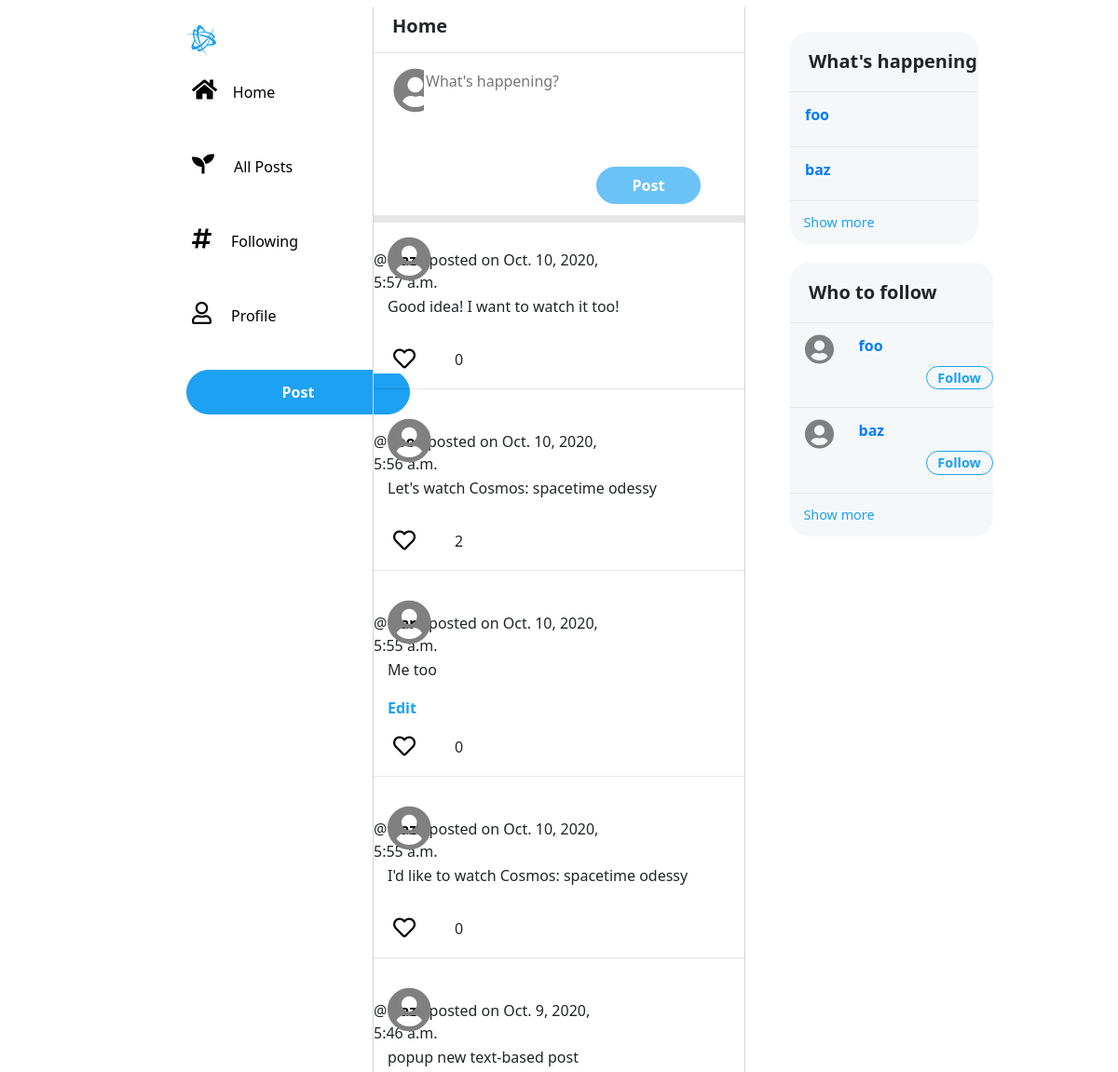
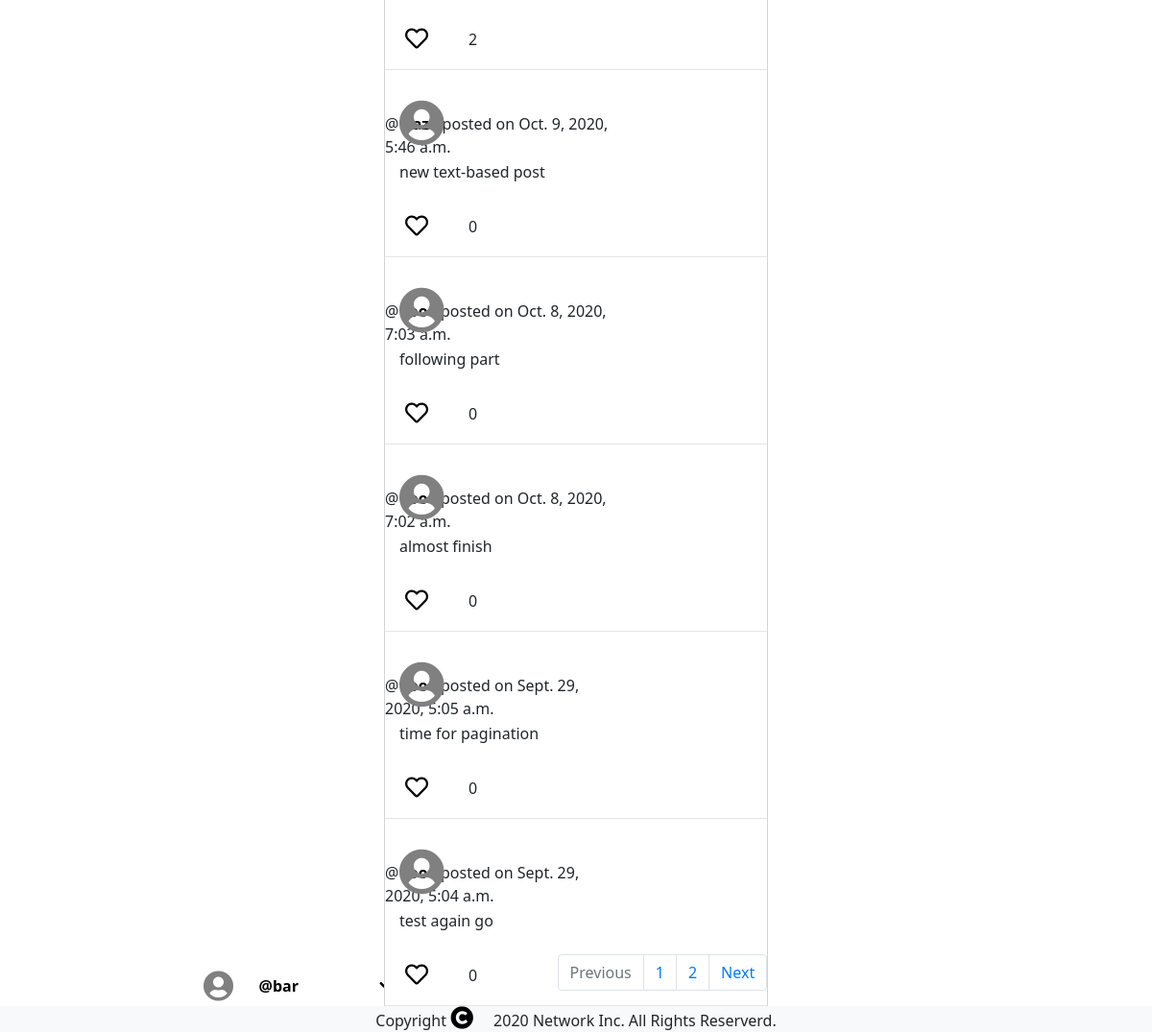
Screenshot of / (signed in) with the database file from the repository (2 pictures, top to bottom).
### network/models.py (models this page shows, shortened)
class User(AbstractUser):
    pass

class Post(models.Model):
    user = models.ForeignKey("User", on_delete=models.CASCADE, related_name="posts")
    content = models.TextField()
    timestamp = models.DateTimeField(auto_now_add=True)
    like_count = models.IntegerField(default=0)

### network/views.py (the view, shortened to what this page needs)
# urls.py: path("", views.index, name="index"),
def index(request):
    if request.user.is_authenticated:
        all_users = User.objects.all()
        users = []
        present_user = User.objects.get(username=request.user)
        for all_user in all_users:
            if all_user != present_user and all_user.username != "admin":
                users.append(all_user)
        posts = Post.objects.all().order_by("-timestamp")
        p = Paginator(posts, 10)
        page_number = request.GET.get("page")
        page_obj = p.get_page(page_number)
        return render(
            request,
            "network/index.html",
            {
                "posts": posts,
                "post": CreatePost(),
                "users": users,
                "page_obj": page_obj,
            },
        )
    else:
        return HttpResponseRedirect(reverse("login"))

### network/models.py
class CreatePost(ModelForm):
    class Meta:
        model = Post
        fields = ["content"]
        widgets = {
            "content": Textarea(
                attrs={
                    "placeholder": "What's happening?",
                    "class": "both_postform",
                }
            )
        }

### network/templates/network/index.html (shortened to what this page needs)
{% extends "network/layout.html" %}
{% load static %}
{% block body %}
<div id="home_view" class="middle_cell">
    <h5 id="test"><strong>Home</strong></h5>
</div>
<div id="happening_form" class="middle_cell">
    <div class="row">
        <div class="col-1">
        </div>
        <div class="col-11">
            <form action="{% url 'index' %}" method="post" id="upper_post_form" onsubmit="function submit_post();">
                {{ post.content }}
                <br />
                <input type='submit' class="btn" id="upper_new_post" value="Post">
            </form>
        </div>
    </div>
</div>
<div class="rows_container">
    {% for post in page_obj %}
    <div><i class=" fa fa-user-circle fa-3x" aria-hidden="true"></i></div>
    <div>
        <span>@
            <a id="other_profile{{ post.id }}" class="user_link" href="{% url 'user_profile' post.user %}">
                {{ post.user }}
            </a>
            - posted on
            {{ post.timestamp }}
        </span>
        <p id="post_paragraph{{ post.id }}" class="post_paragraph">{{ post.content }}</p>
        {% if post.user == request.user %}
        <button class="post_edit" onClick="edit('{{ post.id }}')" id="post_button{{ post.id }}"><input
                id="input_id{{ post.id }}" type="hidden" value="{{ post.id }}">Edit</button>
        {% endif %}
        <div class="like_div">
            <form class="edit_like like_form" method="post">
                <button class="like_button" id="like_button{{ post.id }}"
                    onClick="like('{{ post.id }}', '{{ request.user.id }}')" type="submit" name="place_like">
                    <i class="far fa-heart" aria-hidden></i>
                </button>
                <p id="count{{ post.id }}" class="like_count">{{ post.like_count }}</p>
            </form>
        </div>
        <hr />
    </div>
    {% endfor %}
</div>
{% endblock %}

### network/templates/network/layout.html (shortened to what this page needs)
{% load static %}
<!DOCTYPE html>
<html lang="en">
<head>
    <link rel="stylesheet" href="https://use.fontawesome.com/releases/v5.13.0/css/all.css">
    <link rel="stylesheet" href="https://stackpath.bootstrapcdn.com/bootstrap/4.4.1/css/bootstrap.min.css"
>
    <link href="{% static 'network/styles.css' %}" rel="stylesheet">
</head>
<body class="main_container">
    <div class="row">
        <div class="col-4">
            <div id="left_container" class="row">
                <div class="col-6">
                </div>
                <nav class="navbar-light" class="col-6">
                    <p><i class="fab fa-battle-net"></i></p>
                    <a href="{% url 'index' %}"><button id="home" class="inline_display button_margin"><i
                                class="fas fa-home"></i>Home</button></a>
                    <div>
                        <ul class="navbar-nav mr-auto">
                            <li class="nav-item">
                                <a href="{% url 'index' %}"><button id="all_posts"
                                        class="inline_display button_margin"><i class="fas fa-seedling"></i>
                                        All
                                        Posts</button></a>
                            </li>
                            {% if user.is_authenticated %}
                            <li class="nav-item">
                                <a href="{% url 'following_index' %}"><button id="following"
                                        class="inline_display button_margin"><i class="fas fa-hashtag"></i>
                                        Following</button></a>
                            </li>
                            <li class="nav-item">
                                <a href="{% url 'user_profile' request.user %}"><button id="profile"
                                        class="inline_display button_margin"><i class="far fa-user"></i>
                                        Profile</button></a>
                            </li>
                            <li class="nav-item">
                                <input type="submit" value="Post" class="btn" onclick="popup()" id="new_post">
                            </li>
                            {% endif %}
                            {% if user.is_authenticated %}
                            <div class="dropdown user_account">
                                <button id="left_corner_user" class="btn btn-secondary dropdown-toggle inline_display"
                                    type="button" id="dropdownMenuButton" data-toggle="dropdown" aria-haspopup="true"
                                    aria-expanded="false">
                                    <i class="fa fa-user-circle fa-2x" aria-hidden="true"></i>
                                    <span id="dropdown_user"><strong>@{{ request.user }}</strong>
                                        </span>
                                </button>
                            </div>
                            {% endif %}
                        </ul>
                    </div>
                </nav>
            </div>
        </div>
        <div id="middle_container" class="col-4">
            {% block body %}
            {% endblock %}
        </div>
        <div class="right_container col-4">
            <div class="row upper">
                <div class="who_to_follow_container">
                    <div class="follow_border">
                        <h5>What's happening</h5>
                    </div>
                    {% for user in users %}
                    <a class="follow_link" href="#">
                        <div class="follow_options follow_border">
                            <span class="follow_user">{{ user.username }}</span>
                        </div>
                    </a>
                    {% endfor %}
                    <div id="show_more">
                        <a href="#">Show more</a>
                    </div>
                </div>
            </div>
            <div class="row">
                <div class="who_to_follow_container">
                    <div class="follow_border">
                        <h5>Who to follow</h5>
                    </div>
                    {% for user in users %}
                    <a class="follow_link" href="#">
                        <div class="follow_options follow_border">
                            <i class=" fa fa-user-circle fa-2x" aria-hidden="true"></i>
                            <span class="follow_user">{{ user.username }}</span>
                            <button id="follow_button" class="follow_user">Follow</button>
                        </div>
                    </a>
                    {% endfor %}
                    <div id="show_more">
                        <a href="#">Show more</a>
                    </div>
                </div>
            </div>
        </div>
        <nav aria-label="Page navigation">
            <ul id="pagination-demo" class="pagination">
                {% if page_obj.has_previous %}
                <li class="page-item">
                    <a class="page-link" href="?page={{ page_obj.previous_page_number }}" tabindex="-1">Previous</a>
                </li>
                {% else %}
                <li class="page-item disabled">
                    <a class="page-link" href="#" tabindex="-1" aria-disabled="true">Previous</a>
                </li>
                {% endif %}
                <div id="page">
                </div>
                {% if page_obj.has_next %}
                <li class="page-item">
                    <a class="page-link" href="?page={{ page_obj.next_page_number }}">Next</a>
                </li>
                {% else %}
                <li class="page-item disabled">
                    <a class="page-link" href="#" aria-disabled="true">Next</a>
                </li>
                {% endif %}
            </ul>
        </nav>
        <footer class="footer">
            <div class="container">
                <span class="text muted">Copyright <i class="fa fa-copyright" aria-hidden="true"></i> 2020 Network Inc.
                    All
                    Rights Reserverd.
                </span>
            </div>
        </footer>
    </div>
</body>
</html>

### network/static/network/styles.css (style rules this page uses)
body { overflow-x: hidden; font-family: system-ui, -apple-system, BlinkMacSystemFont, "Segoe UI", Roboto, Ubuntu, "Helvetica Neue", sans-serif; }
nav { text-align: left; width: 50%; margin-top: 10px; }
#left_container { margin-top: 10px; }
.right_container { padding-left: 3em; margin-top: 20px; }
.upper { margin-bottom: 20px; }
#middle_container, #post_middle_container, #profile_view { border: 1px solid lightgrey; border-top: 1px solid transparent; border-bottom: 1px solid transparent; padding: 0; overflow: hidden; }
.rows_container, #post_comment { overflow-y: auto; }
.rows_container span { float: right; padding-right: 38%; margin-top: -50px; }
.rows_container button { border: 0px; background-color: white; }
i { color: black; font-size: 1.5em; padding-right: 0.7em; }
.user_link { color: black; font-size: 1em; font-weight: bold; }
.post_edit { padding-left: 15px; font-weight: bold; color: rgba(29, 161, 242, 1); }
.fab { color: rgba(29, 161, 242, 1); font-size: 2em; }
#new_post { background-color: rgba(29, 161, 242, 1); color: white; border: 1px solid rgba(29, 161, 242, 1); border-radius: 30px; width: 15em; height: 3em; font-weight: bold; outline: none; }
.user_account { position: fixed; bottom: 30px; }
.inline_display { display: inline-block; background-color: white; border: 0px solid #e1f3fd; height: 2.5em; }
.button_margin { margin-bottom: 2.5em; }
.fa-user-circle { color: grey; }
.dropdown-toggle::after { display: none; }
#dropdown_user { color: black; }
strong { vertical-align: super; margin-right: 5em; }
.follow_options { font-weight: bold; padding-left: 1em; }
h5 { font-weight: bold; padding-left: 1em; line-height: 2em; display: table-cell; vertical-align: middle; }
.fa-heart { margin-left: 15px; }
.who_to_follow_container { background-color: rgb(245, 248, 250); border-radius: 20px; width: 60%; display: table; }
.follow_link { background-color: rgb(245, 248, 250); width: 100%; display: table; }
.follow_user { vertical-align: 40%; }
#follow_button, .profile_follow_button { margin-left: 9em; background-color: rgb(245, 248, 250); border: 1px solid rgba(29, 161, 242, 1); border-radius: 30px; color: rgba(29, 161, 242, 1); font-weight: bold; width: 5em; font-size: 0.9em; }
.follow_border { border-bottom: 1px solid #e6e6e6; }
#show_more { margin-left: 1em; font-size: 0.9em; }
#show_more a { color: rgba(29, 161, 242, 1); }
.follow_border, #show_more { padding-top: 12px; padding-bottom: 12px; }
.middle_cell { border-bottom: 1px solid #e6e6e6; }
#upper_new_post, #popup_new_post { background-color: rgba(29, 161, 242, 1); color: white; border: 1px solid rgba(29, 161, 242, 1); border-radius: 30px; width: 7em; height: 2.5em; font-weight: bold; margin-bottom: 0.8em; margin-top: 0em; float: right; margin-right: 2em; }
.middle_cell h5 { margin-top: 12px; }
.middle_cell .row { margin-top: 1em; margin-left: 0.4em; }
#happening_form { border-bottom: 8px solid #e6e6e6; }
textarea { border: 0; }
textarea { width: 520px; height: 100px; }
.row { margin-left: auto; margin-right: auto; margin-top: 7px; }
.rows_container i, .rows_container p { margin-top: 15px; margin-left: 15px; }
.pagination { position: fixed; bottom: 1.2%; right: 33.4%; }
footer { position: fixed; left: 0; bottom: 0; width: 100%; background-color: #f8f9fa; text-align: center; }
.like_count { display: inline; vertical-align: 10%; }

### rows the page displays
User: user "bar"
Post: user "baz", timestamp "Oct. 10, 2020, 5:57 a.m.", content "Good idea! I want to watch it too!", like_count "0"
Post: user "foo", timestamp "Oct. 10, 2020, 5:56 a.m.", content "Let's watch Cosmos: spacetime odessy", like_count "2"
Post: user "bar", timestamp "Oct. 10, 2020, 5:55 a.m.", content "Me too", like_count "0"
Post: user "baz", timestamp "Oct. 10, 2020, 5:55 a.m.", content "I'd like to watch Cosmos: spacetime odessy", like_count "0"
Post: user "baz", timestamp "Oct. 9, 2020, 5:46 a.m.", content "popup new text-based post", like_count "2"
Post: user "baz", timestamp "Oct. 9, 2020, 5:46 a.m.", content "new text-based post", like_count "0"
Post: user "foo", timestamp "Oct. 8, 2020, 7:03 a.m.", content "following part", like_count "0"
Post: user "foo", timestamp "Oct. 8, 2020, 7:02 a.m.", content "almost finish", like_count "0"
Post: user "foo", timestamp "Sept. 29, 2020, 5:05 a.m.", content "time for pagination", like_count "0"
Post: user "foo", timestamp "Sept. 29, 2020, 5:04 a.m.", content "test again go", like_count "0"
User: username "foo"
User: username "baz"
